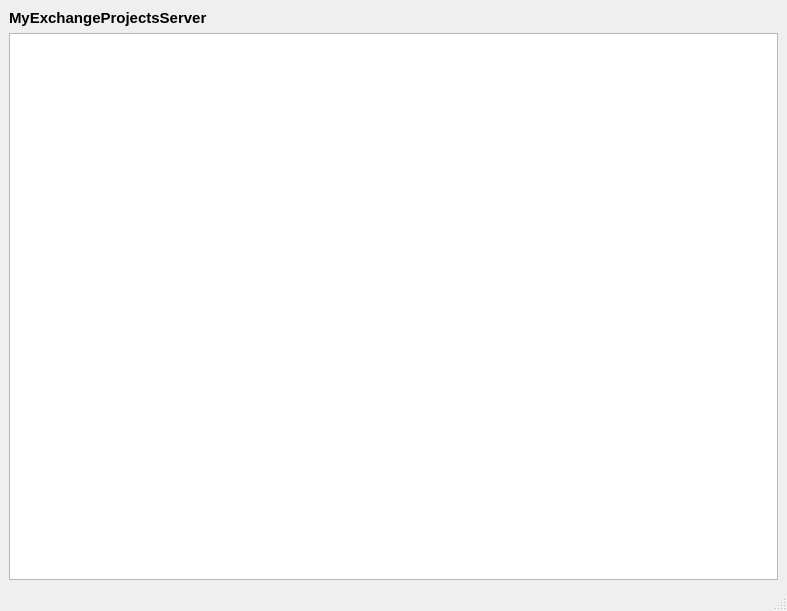
<?xml version="1.0" encoding="UTF-8"?>
<ui version="4.0">
 <class>MainWindow</class>
 <widget class="QMainWindow" name="MainWindow">
  <property name="geometry">
   <rect>
    <x>0</x>
    <y>0</y>
    <width>787</width>
    <height>611</height>
   </rect>
  </property>
  <property name="windowTitle">
   <string>MainWindow</string>
  </property>
  <widget class="QWidget" name="centralwidget">
   <layout class="QGridLayout" name="gridLayout">
    <item row="0" column="0">
     <widget class="QLabel" name="label">
      <property name="font">
       <font>
        <pointsize>11</pointsize>
        <weight>75</weight>
        <bold>true</bold>
       </font>
      </property>
      <property name="text">
       <string>MyExchangeProjectsServer</string>
      </property>
     </widget>
    </item>
    <item row="1" column="0">
     <widget class="QTextEdit" name="textEdit">
      <property name="readOnly">
       <bool>true</bool>
      </property>
     </widget>
    </item>
   </layout>
  </widget>
  <widget class="QMenuBar" name="menubar">
   <property name="geometry">
    <rect>
     <x>0</x>
     <y>0</y>
     <width>787</width>
     <height>21</height>
    </rect>
   </property>
  </widget>
  <widget class="QStatusBar" name="statusbar"/>
 </widget>
 <resources/>
 <connections/>
</ui>
